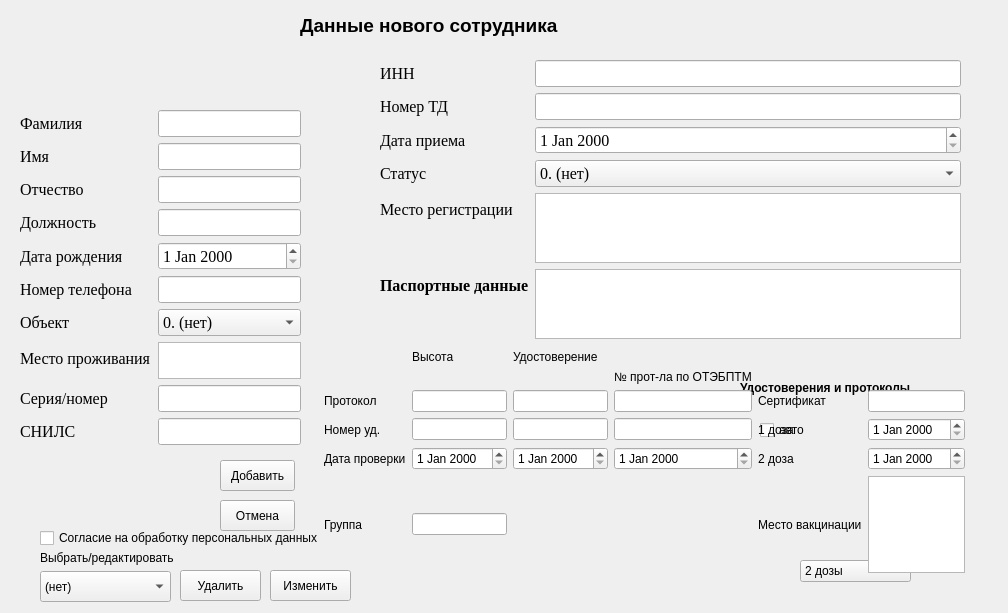
<?xml version="1.0" encoding="UTF-8"?>
<ui version="4.0">
 <class>form_new_worker</class>
 <widget class="QWidget" name="form_new_worker">
  <property name="geometry">
   <rect>
    <x>0</x>
    <y>0</y>
    <width>1008</width>
    <height>613</height>
   </rect>
  </property>
  <property name="windowTitle">
   <string>Новый сотрудник</string>
  </property>
  <widget class="QLabel" name="label">
   <property name="geometry">
    <rect>
     <x>300</x>
     <y>10</y>
     <width>271</width>
     <height>31</height>
    </rect>
   </property>
   <property name="font">
    <font>
     <pointsize>14</pointsize>
     <bold>true</bold>
    </font>
   </property>
   <property name="frameShape">
    <enum>QFrame::NoFrame</enum>
   </property>
   <property name="lineWidth">
    <number>0</number>
   </property>
   <property name="text">
    <string>Данные нового сотрудника</string>
   </property>
  </widget>
  <widget class="QPushButton" name="b_ok">
   <property name="geometry">
    <rect>
     <x>220</x>
     <y>460</y>
     <width>75</width>
     <height>31</height>
    </rect>
   </property>
   <property name="text">
    <string>Добавить</string>
   </property>
  </widget>
  <widget class="QLabel" name="label_16">
   <property name="geometry">
    <rect>
     <x>740</x>
     <y>380</y>
     <width>171</width>
     <height>16</height>
    </rect>
   </property>
   <property name="font">
    <font>
     <bold>true</bold>
    </font>
   </property>
   <property name="text">
    <string>Удостоверения и протоколы</string>
   </property>
  </widget>
  <widget class="QPushButton" name="b_cancel">
   <property name="geometry">
    <rect>
     <x>220</x>
     <y>500</y>
     <width>75</width>
     <height>31</height>
    </rect>
   </property>
   <property name="text">
    <string>Отмена</string>
   </property>
  </widget>
  <widget class="QComboBox" name="cb_select">
   <property name="geometry">
    <rect>
     <x>40</x>
     <y>571</y>
     <width>131</width>
     <height>31</height>
    </rect>
   </property>
   <item>
    <property name="text">
     <string>(нет)</string>
    </property>
   </item>
  </widget>
  <widget class="QLabel" name="label_10">
   <property name="geometry">
    <rect>
     <x>40</x>
     <y>550</y>
     <width>151</width>
     <height>16</height>
    </rect>
   </property>
   <property name="text">
    <string>Выбрать/редактировать</string>
   </property>
  </widget>
  <widget class="QPushButton" name="b_change">
   <property name="geometry">
    <rect>
     <x>270</x>
     <y>570</y>
     <width>81</width>
     <height>31</height>
    </rect>
   </property>
   <property name="text">
    <string>Изменить</string>
   </property>
  </widget>
  <widget class="QPushButton" name="b_kill">
   <property name="geometry">
    <rect>
     <x>180</x>
     <y>570</y>
     <width>81</width>
     <height>31</height>
    </rect>
   </property>
   <property name="text">
    <string>Удалить</string>
   </property>
  </widget>
  <widget class="QCheckBox" name="cb_auto">
   <property name="geometry">
    <rect>
     <x>760</x>
     <y>420</y>
     <width>76</width>
     <height>20</height>
    </rect>
   </property>
   <property name="text">
    <string>авто</string>
   </property>
  </widget>
  <widget class="QComboBox" name="cb_vac">
   <property name="geometry">
    <rect>
     <x>800</x>
     <y>560</y>
     <width>111</width>
     <height>22</height>
    </rect>
   </property>
   <item>
    <property name="text">
     <string>2 дозы</string>
    </property>
   </item>
   <item>
    <property name="text">
     <string>1 доза</string>
    </property>
   </item>
   <item>
    <property name="text">
     <string>Болел</string>
    </property>
   </item>
  </widget>
  <widget class="QCheckBox" name="cb_check">
   <property name="geometry">
    <rect>
     <x>40</x>
     <y>530</y>
     <width>291</width>
     <height>16</height>
    </rect>
   </property>
   <property name="text">
    <string>Согласие на обработку персональных данных</string>
   </property>
  </widget>
  <widget class="QWidget" name="formLayoutWidget">
   <property name="geometry">
    <rect>
     <x>20</x>
     <y>110</y>
     <width>281</width>
     <height>335</height>
    </rect>
   </property>
   <property name="font">
    <font>
     <family>Times New Roman</family>
     <pointsize>12</pointsize>
    </font>
   </property>
   <layout class="QFormLayout" name="formLayout">
    <item row="0" column="1">
     <widget class="QLineEdit" name="family">
      <property name="enabled">
       <bool>true</bool>
      </property>
      <property name="font">
       <font>
        <family>Times New Roman</family>
        <pointsize>12</pointsize>
       </font>
      </property>
      <property name="text">
       <string/>
      </property>
     </widget>
    </item>
    <item row="1" column="1">
     <widget class="QLineEdit" name="name">
      <property name="font">
       <font>
        <family>Times New Roman</family>
        <pointsize>12</pointsize>
       </font>
      </property>
     </widget>
    </item>
    <item row="2" column="1">
     <widget class="QLineEdit" name="surname">
      <property name="font">
       <font>
        <family>Times New Roman</family>
        <pointsize>12</pointsize>
       </font>
      </property>
     </widget>
    </item>
    <item row="2" column="0">
     <widget class="QLabel" name="label_4">
      <property name="font">
       <font>
        <family>Times New Roman</family>
        <pointsize>12</pointsize>
       </font>
      </property>
      <property name="text">
       <string>Отчество</string>
      </property>
     </widget>
    </item>
    <item row="1" column="0">
     <widget class="QLabel" name="label_3">
      <property name="font">
       <font>
        <family>Times New Roman</family>
        <pointsize>12</pointsize>
       </font>
      </property>
      <property name="text">
       <string>Имя</string>
      </property>
     </widget>
    </item>
    <item row="0" column="0">
     <widget class="QLabel" name="label_2">
      <property name="font">
       <font>
        <family>Times New Roman</family>
        <pointsize>12</pointsize>
       </font>
      </property>
      <property name="text">
       <string>Фамилия</string>
      </property>
     </widget>
    </item>
    <item row="3" column="1">
     <widget class="QLineEdit" name="post">
      <property name="font">
       <font>
        <family>Times New Roman</family>
        <pointsize>12</pointsize>
       </font>
      </property>
     </widget>
    </item>
    <item row="4" column="1">
     <widget class="QDateEdit" name="bday">
      <property name="font">
       <font>
        <family>Times New Roman</family>
        <pointsize>12</pointsize>
       </font>
      </property>
     </widget>
    </item>
    <item row="3" column="0">
     <widget class="QLabel" name="label_5">
      <property name="font">
       <font>
        <family>Times New Roman</family>
        <pointsize>12</pointsize>
       </font>
      </property>
      <property name="text">
       <string>Должность</string>
      </property>
     </widget>
    </item>
    <item row="4" column="0">
     <widget class="QLabel" name="label_13">
      <property name="font">
       <font>
        <family>Times New Roman</family>
        <pointsize>12</pointsize>
       </font>
      </property>
      <property name="text">
       <string>Дата рождения</string>
      </property>
     </widget>
    </item>
    <item row="5" column="0">
     <widget class="QLabel" name="label_24">
      <property name="font">
       <font>
        <family>Times New Roman</family>
        <pointsize>12</pointsize>
       </font>
      </property>
      <property name="text">
       <string>Номер телефона</string>
      </property>
     </widget>
    </item>
    <item row="5" column="1">
     <widget class="QLineEdit" name="phone">
      <property name="font">
       <font>
        <family>Times New Roman</family>
        <pointsize>12</pointsize>
       </font>
      </property>
     </widget>
    </item>
    <item row="6" column="1">
     <widget class="QComboBox" name="cb_contract">
      <property name="font">
       <font>
        <family>Times New Roman</family>
        <pointsize>12</pointsize>
       </font>
      </property>
      <item>
       <property name="text">
        <string>0. (нет)</string>
       </property>
      </item>
      <item>
       <property name="text">
        <string>1. (нет)</string>
       </property>
      </item>
     </widget>
    </item>
    <item row="6" column="0">
     <widget class="QLabel" name="label_29">
      <property name="font">
       <font>
        <family>Times New Roman</family>
        <pointsize>12</pointsize>
       </font>
      </property>
      <property name="text">
       <string>Объект</string>
      </property>
     </widget>
    </item>
    <item row="7" column="1">
     <widget class="QTextEdit" name="live_adr"/>
    </item>
    <item row="7" column="0">
     <widget class="QLabel" name="label_12">
      <property name="text">
       <string>Место проживания</string>
      </property>
     </widget>
    </item>
    <item row="8" column="1">
     <widget class="QLineEdit" name="passport">
      <property name="font">
       <font>
        <family>Times New Roman</family>
        <pointsize>12</pointsize>
       </font>
      </property>
      <property name="text">
       <string/>
      </property>
     </widget>
    </item>
    <item row="9" column="1">
     <widget class="QLineEdit" name="snils">
      <property name="font">
       <font>
        <family>Times New Roman</family>
        <pointsize>12</pointsize>
       </font>
      </property>
     </widget>
    </item>
    <item row="8" column="0">
     <widget class="QLabel" name="label_9">
      <property name="font">
       <font>
        <family>Times New Roman</family>
        <pointsize>12</pointsize>
       </font>
      </property>
      <property name="text">
       <string>Серия/номер</string>
      </property>
     </widget>
    </item>
    <item row="9" column="0">
     <widget class="QLabel" name="label_28">
      <property name="font">
       <font>
        <family>Times New Roman</family>
        <pointsize>12</pointsize>
       </font>
      </property>
      <property name="text">
       <string>СНИЛС</string>
      </property>
     </widget>
    </item>
   </layout>
  </widget>
  <widget class="QWidget" name="formLayoutWidget_3">
   <property name="geometry">
    <rect>
     <x>380</x>
     <y>60</y>
     <width>581</width>
     <height>279</height>
    </rect>
   </property>
   <property name="font">
    <font>
     <family>Times New Roman</family>
     <pointsize>12</pointsize>
    </font>
   </property>
   <layout class="QFormLayout" name="formLayout_3">
    <item row="2" column="0">
     <widget class="QLabel" name="label_25">
      <property name="text">
       <string>ИНН</string>
      </property>
     </widget>
    </item>
    <item row="2" column="1">
     <widget class="QLineEdit" name="inn">
      <property name="font">
       <font>
        <family>Times New Roman</family>
        <pointsize>12</pointsize>
       </font>
      </property>
     </widget>
    </item>
    <item row="3" column="0">
     <widget class="QLabel" name="label_15">
      <property name="font">
       <font>
        <family>Times New Roman</family>
        <pointsize>12</pointsize>
       </font>
      </property>
      <property name="text">
       <string>Номер ТД</string>
      </property>
     </widget>
    </item>
    <item row="3" column="1">
     <widget class="QLineEdit" name="n_td">
      <property name="font">
       <font>
        <family>Times New Roman</family>
        <pointsize>12</pointsize>
       </font>
      </property>
     </widget>
    </item>
    <item row="4" column="0">
     <widget class="QLabel" name="label_17">
      <property name="font">
       <font>
        <family>Times New Roman</family>
        <pointsize>12</pointsize>
       </font>
      </property>
      <property name="text">
       <string>Дата приема</string>
      </property>
     </widget>
    </item>
    <item row="4" column="1">
     <widget class="QDateEdit" name="d_td">
      <property name="font">
       <font>
        <family>Times New Roman</family>
        <pointsize>12</pointsize>
       </font>
      </property>
     </widget>
    </item>
    <item row="5" column="0">
     <widget class="QLabel" name="label_30">
      <property name="font">
       <font>
        <family>Times New Roman</family>
        <pointsize>12</pointsize>
       </font>
      </property>
      <property name="text">
       <string>Статус</string>
      </property>
     </widget>
    </item>
    <item row="5" column="1">
     <widget class="QComboBox" name="status">
      <property name="font">
       <font>
        <family>Times New Roman</family>
        <pointsize>12</pointsize>
       </font>
      </property>
      <item>
       <property name="text">
        <string>0. (нет)</string>
       </property>
      </item>
      <item>
       <property name="text">
        <string>1. работает</string>
       </property>
      </item>
      <item>
       <property name="text">
        <string>2. уволен</string>
       </property>
      </item>
      <item>
       <property name="text">
        <string>3. в отпуске</string>
       </property>
      </item>
     </widget>
    </item>
    <item row="6" column="0">
     <widget class="QLabel" name="label_7">
      <property name="text">
       <string>Место регистрации</string>
      </property>
     </widget>
    </item>
    <item row="7" column="0">
     <widget class="QLabel" name="label_11">
      <property name="font">
       <font>
        <family>Times New Roman</family>
        <pointsize>12</pointsize>
        <bold>true</bold>
       </font>
      </property>
      <property name="text">
       <string>Паспортные данные</string>
      </property>
     </widget>
    </item>
    <item row="7" column="1">
     <widget class="QTextEdit" name="passport_post"/>
    </item>
    <item row="6" column="1">
     <widget class="QTextEdit" name="adr"/>
    </item>
   </layout>
  </widget>
  <widget class="QWidget" name="gridLayoutWidget">
   <property name="geometry">
    <rect>
     <x>324</x>
     <y>350</y>
     <width>641</width>
     <height>223</height>
    </rect>
   </property>
   <layout class="QGridLayout" name="gridLayout">
    <item row="3" column="1">
     <widget class="QLineEdit" name="n_group_h"/>
    </item>
    <item row="2" column="3">
     <widget class="QLineEdit" name="n_prot"/>
    </item>
    <item row="3" column="2">
     <widget class="QLineEdit" name="n_study_card"/>
    </item>
    <item row="4" column="4">
     <widget class="QLabel" name="label_22">
      <property name="text">
       <string>2 доза</string>
      </property>
     </widget>
    </item>
    <item row="3" column="3">
     <widget class="QLineEdit" name="n_card"/>
    </item>
    <item row="4" column="1">
     <widget class="QDateEdit" name="d_height"/>
    </item>
    <item row="5" column="5">
     <widget class="QTextEdit" name="place"/>
    </item>
    <item row="2" column="0">
     <widget class="QLabel" name="label_19">
      <property name="text">
       <string>Протокол</string>
      </property>
     </widget>
    </item>
    <item row="0" column="1">
     <widget class="QLabel" name="label_14">
      <property name="text">
       <string>Высота</string>
      </property>
     </widget>
    </item>
    <item row="0" column="2">
     <widget class="QLabel" name="label_8">
      <property name="text">
       <string>Удостоверение</string>
      </property>
     </widget>
    </item>
    <item row="2" column="1">
     <widget class="QLineEdit" name="n_hght"/>
    </item>
    <item row="3" column="0">
     <widget class="QLabel" name="label_18">
      <property name="text">
       <string>Номер уд.</string>
      </property>
     </widget>
    </item>
    <item row="4" column="3">
     <widget class="QDateEdit" name="d_prot"/>
    </item>
    <item row="5" column="4">
     <widget class="QLabel" name="label_34">
      <property name="text">
       <string>Место вакцинации</string>
      </property>
     </widget>
    </item>
    <item row="2" column="2">
     <widget class="QLineEdit" name="n_study"/>
    </item>
    <item row="3" column="5">
     <widget class="QDateEdit" name="d_vac_1"/>
    </item>
    <item row="4" column="2">
     <widget class="QDateEdit" name="d_study"/>
    </item>
    <item row="5" column="0">
     <widget class="QLabel" name="label_27">
      <property name="text">
       <string>Группа</string>
      </property>
     </widget>
    </item>
    <item row="1" column="3">
     <widget class="QLabel" name="label_20">
      <property name="text">
       <string>№ прот-ла по ОТЭБПТМ</string>
      </property>
     </widget>
    </item>
    <item row="4" column="0">
     <widget class="QLabel" name="label_23">
      <property name="text">
       <string>Дата проверки</string>
      </property>
     </widget>
    </item>
    <item row="4" column="5">
     <widget class="QDateEdit" name="d_vac_2"/>
    </item>
    <item row="5" column="1">
     <widget class="QLineEdit" name="lineEdit"/>
    </item>
    <item row="2" column="4">
     <widget class="QLabel" name="label_33">
      <property name="text">
       <string>Сертификат</string>
      </property>
     </widget>
    </item>
    <item row="2" column="5">
     <widget class="QLineEdit" name="vac_doc"/>
    </item>
    <item row="3" column="4">
     <widget class="QLabel" name="label_26">
      <property name="text">
       <string>1 доза</string>
      </property>
     </widget>
    </item>
   </layout>
  </widget>
 </widget>
 <resources/>
 <connections/>
</ui>
